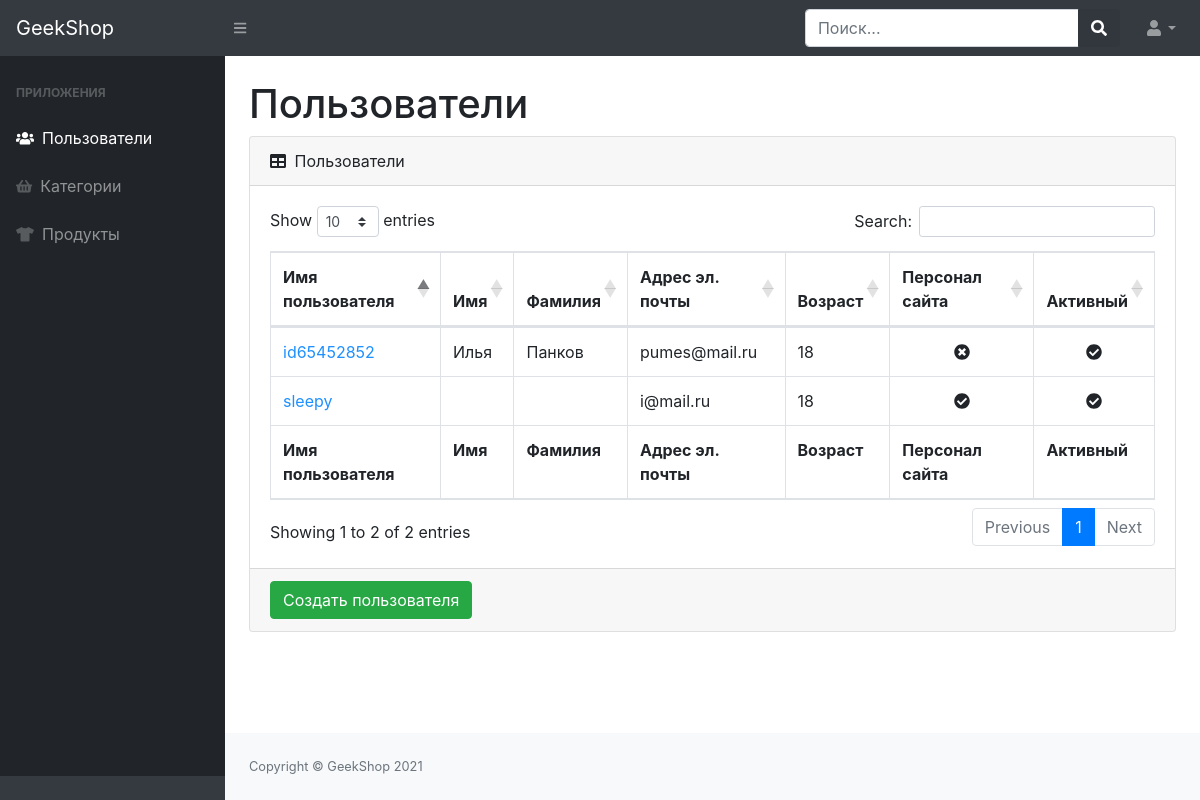
Page /admin-staff/users/ (signed in) on the committed database.
### users/models.py (models this page shows, shortened)
class User(AbstractUser):
    image = models.ImageField(upload_to="users_images", blank=True)
    age = models.PositiveIntegerField(default=18, verbose_name="Возраст")
    language = models.CharField(
        max_length=3, verbose_name='язык пользователя', default='ENG')
    activation_key = models.CharField(max_length=128, blank=True,)
    activation_key_expires = models.DateTimeField(
        auto_now_add=True, blank=True)

### admins/views.py (the view)
# urls.py: path('users/', UserListView.as_view(), name='admin_users'),
class UserListView(ListView):
    model = User  # Выбор модели(таблицы бд)
    template_name = 'admins/admin-users-read.html'  # Ренер выбранного шаблона
    def get_context_data(self, *, object_list=None, **kwargs):
        contex = super(UserListView, self).get_context_data(object_list=None, **kwargs)
        contex['title'] = 'Админ-панель - Пользователи'
        return contex
    @method_decorator(user_passes_test(lambda u: u.is_staff))
    def dispatch(self, request, *args, **kwargs):
        return super(UserListView, self).dispatch(request, *args, **kwargs)

### admins/templates/admins/admin-users-read.html
{% extends 'admins/base.html' %}
{% load static %}
{% block content %}
<main>
    <div class="container-fluid">
        <h1 class="mt-4">Пользователи</h1>
        <div class="card mb-4">
            <div class="card-header">
                <i class="fas fa-table mr-1"></i>
                Пользователи
            </div>
            <div class="card-body">
                <div class="table-responsive">
                    <table class="table table-bordered" id="dataTable" width="100%" cellspacing="0">
                        <thead>
                            <tr>
                                <th>Имя пользователя</th>
                                <th>Имя</th>
                                <th>Фамилия</th>
                                <th>Адрес эл. почты</th>
                                <th>Возраст</th>
                                <th>Персонал сайта</th>
                                <th>Активный</th>
                            </tr>
                        </thead>
                        <tfoot>
                            <tr>
                                <th>Имя пользователя</th>
                                <th>Имя</th>
                                <th>Фамилия</th>
                                <th>Адрес эл. почты</th>
                                <th>Возраст</th>
                                <th>Персонал сайта</th>
                                <th>Активный</th>
                            </tr>
                        </tfoot>
                        <tbody>
                            {% for user in object_list %}
                            <tr>
                                <td>
                                    <a href="{% url 'admins:admin_users_update' user.id %}" style="color: dodgerblue">
                                        {{user.username }}</a>
                                </td>
                                <td>{{ user.first_name }}</td>
                                <td>{{ user.last_name }}</td>
                                <td>{{ user.email }}</td>
                                <td>{{ user.age }}</td>
                                <td class="text-center">
                                    {% if user.is_staff %}
                                    <i class="fas fa-check-circle"></i>
                                    {% else %}
                                    <i class="fas fa-times-circle"></i>
                                    {% endif %}
                                </td>
                                <td class="text-center">
                                    {% if user.is_active %}
                                    <i class="fas fa-check-circle"></i>
                                    {% else %}
                                    <i class="fas fa-times-circle"></i>
                                    {% endif %}
                                </td>
                            </tr>
                            {% endfor %}
                        </tbody>
                    </table>
                </div>
            </div>
            <div class="card-footer">
                <a href="{% url 'admins:admin_users_create' %}">
                    <button class="btn btn-success">Создать пользователя</button>
                </a>
            </div>
        </div>
    </div>
</main>
{% endblock %}

### rows in the picture
User: username "sleepy", email "i@mail.ru", age "18", is_staff True (drawn), is_active True (drawn)
User: username "id65452852", first_name "Илья", last_name "Панков", email "pumes@mail.ru", age "18", is_staff False (drawn), is_active True (drawn)
